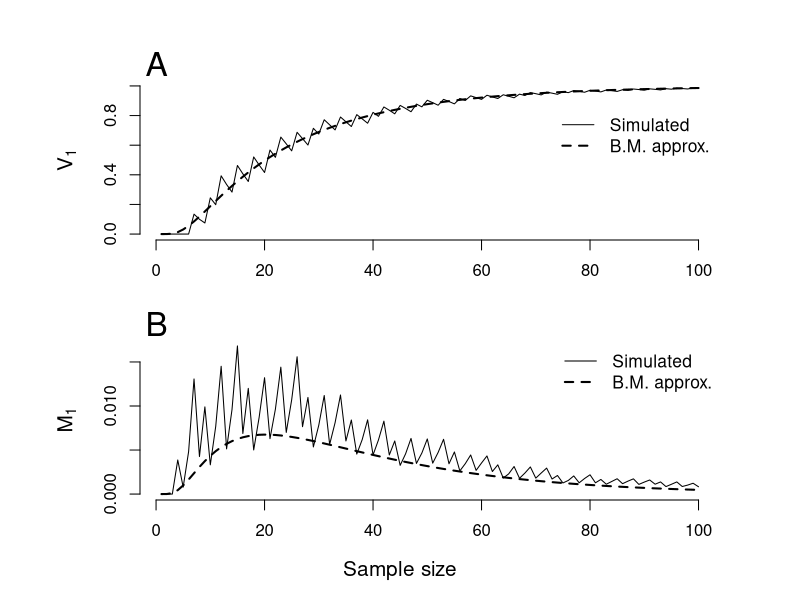

Recreate this plot in R.
#truth
p1   <- 0.75 # P(x=1)
omp1 <- 1-p1 # P(X=0)

#false
p2   <- 0.50 # P(X=1)
omp2 <- 1-p2 # P(X=0)

# KL(g,f)
K    <- p1*log(p1/p2) + omp1*log(omp1/omp2) 

# Set the maximum sample size
nmax <- 100

# Compute E(log(f1(X)/f2(X))) and its variance under truth
E1 <- K
sigma.sq <- p1*(log(p1/p2))^2 + omp1*(log(omp1/omp2))^2 - E1^2
sigma    <- sqrt(sigma.sq)


# Now, pick 'C' so that n.star = 20 approx.
cs        <- 2:20
nstar.vec <- log(cs)/K
print(nstar.vec)
cbind(cs,nstar.vec)

#  Then we let C = 14
C  <- 14
c1.vec <-  (1/sqrt(1:nmax))*log(C) - sqrt(1:nmax)*K
c2.vec <- -((1/sqrt(1:nmax))*log(C) + sqrt(1:nmax)*K)
M.vec  <- pnorm(q=c2.vec/sigma)
Q.vec  <- 1-pnorm(q=c1.vec/sigma)

#plot(1:nmax, Q.vec, type="l", col="blue", lwd=2, ylim=c(0,1))
#plot(1:nmax, M.vec, type="l", col="red", lwd=2)

# Simulating a single realization of the accumulation of evidence
#lnL.ratio.vec <- rep(0,nmax)
#BM.approx  <- rep(0,nmax)
#xs.obs      <- rbinom(n=nmax, size=1,prob=p1)
#lnL.ratio <- 0
#
#for(n in 1:nmax){
#	
#	xn   <- xs.obs[n]
#	
# 	lnL1   <- log((p1^xn)*(omp1^(1-xn)))
#	lnL2   <- log((p2^xn)*(omp2^(1-xn)))
#	
#	lnL.ratio <- lnL.ratio + (lnL1-lnL2)
#	lnL.ratio.vec[n] <- lnL.ratio
#	BM.approx[n]   <- (1/sqrt(n))*lnL.ratio - sqrt(n)*K
# 	
#}
#par(mfrow=c(2,1))
#plot(1:nmax, lnL.ratio.vec, type="b")
#plot(1:nmax, BM.approx, type="b", pch=16)

# Simulating many realizations of the accumulation of evidence
# and computing the proportion of times, for each n, the
# BM process goes past the thresholds c2 and c1


nsims <- 100000

Q.countmat <- matrix(0,nrow=nsims, ncol=nmax)
M.countmat <- matrix(0,nrow=nsims, ncol=nmax)

for(i in 1:nsims){
  Q.count   <- rep(0,nmax)
  M.count   <- rep(0,nmax)
  
  L.ratio.vec <- rep(0,nmax)
  BM.approx  <- rep(0,nmax)
  xs.obs      <- rbinom(n=nmax, size=1,prob=p1)
  L.ratio <- 1
  
  for(n in 1:nmax){
    
    xn   <- xs.obs[n]
    
    L1   <- (p1^xn)*(omp1^(1-xn))
    L2   <- (p2^xn)*(omp2^(1-xn))
    # Continuity correction calculation in the probabilities
    #L1a  <- pnorm(q=(xn-1/2), mean=p1,sd=p1*(1-p1))
    #L1b  <- pnorm(q=(xn+1/2), mean=p1,sd=p1*(1-p1))
    #L1   <- L1b-L1a 
    
    #L2a  <- pnorm(q=(xn-1/2), mean=p2, sd=p2*(1-p2))
    #L2b  <- pnorm(q=(xn+1/2), mean=p2, sd=p2*(1-p2))
    #L2   <- L2b-L2a 
    
    L.ratio <- L.ratio*(L1/L2)
    lnL     <- log(L.ratio)
    L.ratio.vec[n] <- L.ratio
    BM.approxn     <- (1/sqrt(n))*lnL - sqrt(n)*K
    BM.approx[n]   <- BM.approxn
    
    Q.count[n]  <- BM.approxn > (c1.vec[n])
    M.count[n]  <- BM.approxn < (c2.vec[n])
    
  }
  
  Q.countmat[i,] <- Q.count
  M.countmat[i,] <- M.count
  
}

Q.n <- apply(Q.countmat,2,sum)/nsims
M.n <- apply(M.countmat,2,sum)/nsims



figpath1 <- "~/Dropbox/BrianMarkSubhash/BriansMisSpecPaper/FrontiersInLatex/PublishedFigures&Code"
figname  <- "Figure3.eps" #OLD NAME: "M&Q-withBMapprox.tiff"
figpath <- paste0(figpath1,"/",figname)

#tiff(figpath, width=6,height=7, units="in", res=600, compression="lzw", type="cairo")

postscript(figpath, horizontal=FALSE, paper="letter")

par(mfrow=c(2,1), oma=c(2,2,2,2), mar=c(3,5,2,2))
plot(1:nmax, Q.vec, type="l", lty="dashed", col="black", ylim=c(0,1),
     ylab=expression(V[1]), lwd=2, axes=F,cex.lab=1.25)
points(1:nmax, Q.n, type="l", lty="solid", col="black", lwd=1)
legend(x=72,y=0.88, legend=c("Simulated", "B.M. approx."), border="white", bty="n", lty=c("solid","dashed"), lwd=c(1,2), col=c("black","black"), cex=1.05)
mtext("A",side=3,adj=0.01,cex=2)
axis(side=1)
axis(side=2)

plot(1:nmax, M.vec, type="l", lty="dashed", col="black", lwd=2, ylim=c(0,max(M.n)), ylab=expression(M[1]), axes=F,cex.lab=1.25)
points(1:nmax, M.n,type="l", lty="solid", col="black", lwd=1)
legend("topright", legend=c("Simulated", "B.M. approx."), border="white", bty="n", lty=c("solid","dashed"), lwd=c(1,2), col=c("black","black"), cex=1.05)
mtext("B",side=3,adj=0.01,cex=2)
axis(side=1)
axis(side=2)

# Single x-axis
mtext(text="Sample size", side=1, outer=TRUE, cex=1.25)


dev.off()



